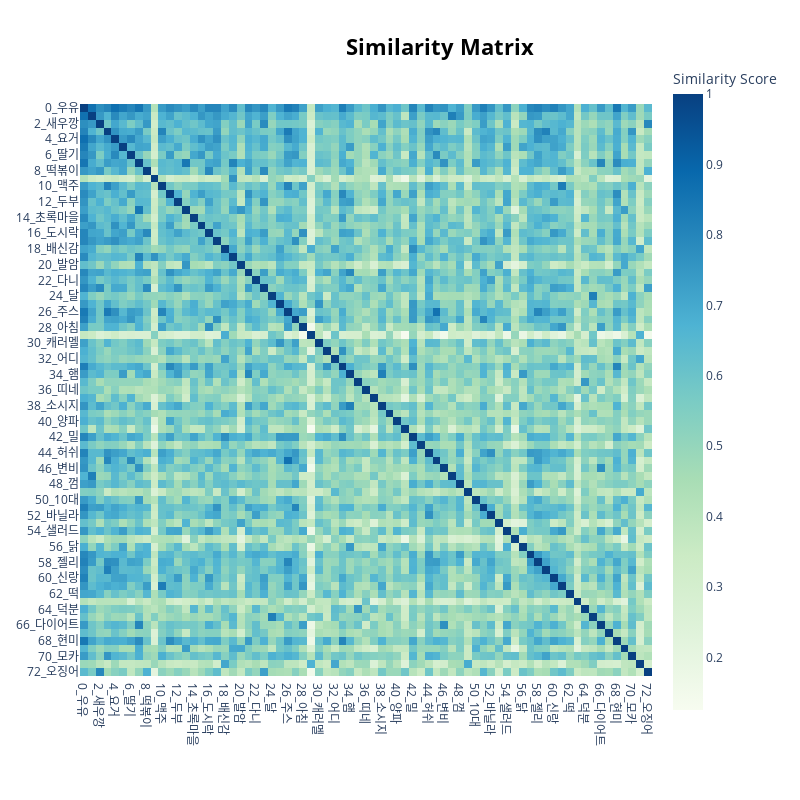

The notebook cell this image was saved under:
### Code cell
topic_model.visualize_heatmap()

### Figure 1 — Plotly figure (JSON) as saved in the notebook; plotly's stock layout.template omitted (floating-point values rounded to 4 significant figures; data arrays with more than 128 entries replaced by an {"elided": "..."} marker saying what was removed)
{"data": [{"coloraxis": "coloraxis", "hovertemplate": "x: %{x}<br>y: %{y}<br>Similarity Score: %{z}<extra></extra>", "name": "0", "type": "heatmap", "x": ["0_우유", "1_과자", "2_새우깡", "3_커피", "4_요거", "5_치즈", "6_딸기", "7_지방", "8_떡볶이", "9_위험", "10_맥주", "11_고구마", "12_두부", "13_나트륨", "14_초록마을", "15_바나나킥", "16_도시락", "17_코코넛", "18_배신감", "19_위험", "20_발암", "21_감자칩", "22_다니", "23_만두", "24_달", "25_빨간불", "26_주스", "27_아몬드", "28_아침", "29_실망", "30_캐러멜", "31_옥수수", "32_어디", "33_쌀", "34_햄", "35_노브랜드", "36_띠네", "37_아이", "38_소시지", "39_등급", "40_양파", "41_술", "42_밀", "43_남양", "44_허쉬", "45_오렌지", "46_변비", "47_장난감", "48_껌", "49_이마트", "50_10대", "51_땅콩", "52_바닐라", "53_아스파탐", "54_샐러드", "55_맞", "56_닭", "57_빼빼로", "58_젤리", "59_카누", "60_신랑", "61_안주", "62_떡", "63_지엠", "64_덕분", "65_몸", "66_다이어트", "67_손가락", "68_현미", "69_위험", "70_모카", "71_방금", "72_오징어"], "xaxis": "x", "y": ["0_우유", "1_과자", "2_새우깡", "3_커피", "4_요거", "5_치즈", "6_딸기", "7_지방", "8_떡볶이", "9_위험", "10_맥주", "11_고구마", "12_두부", "13_나트륨", "14_초록마을", "15_바나나킥", "16_도시락", "17_코코넛", "18_배신감", "19_위험", "20_발암", "21_감자칩", "22_다니", "23_만두", "24_달", "25_빨간불", "26_주스", "27_아몬드", "28_아침", "29_실망", "30_캐러멜", "31_옥수수", "32_어디", "33_쌀", "34_햄", "35_노브랜드", "36_띠네", "37_아이", "38_소시지", "39_등급", "40_양파", "41_술", "42_밀", "43_남양", "44_허쉬", "45_오렌지", "46_변비", "47_장난감", "48_껌", "49_이마트", "50_10대", "51_땅콩", "52_바닐라", "53_아스파탐", "54_샐러드", "55_맞", "56_닭", "57_빼빼로", "58_젤리", "59_카누", "60_신랑", "61_안주", "62_떡", "63_지엠", "64_덕분", "65_몸", "66_다이어트", "67_손가락", "68_현미", "69_위험", "70_모카", "71_방금", "72_오징어"], "yaxis": "y", "z": {"elided": "73x73 float values"}}], "layout": {"coloraxis": {"colorbar": {"title": {"text": "Similarity Score"}}, "colorscale": [[0, "rgb(247,252,240)"], [0.125, "rgb(224,243,219)"], [0.25, "rgb(204,235,197)"], [0.375, "rgb(168,221,181)"], [0.5, "rgb(123,204,196)"], [0.625, "rgb(78,179,211)"], [0.75, "rgb(43,140,190)"], [0.875, "rgb(8,104,172)"], [1, "rgb(8,64,129)"]]}, "height": 800, "hoverlabel": {"bgcolor": "white", "font": {"family": "Rockwell", "size": 16}}, "legend": {"title": {"text": "Trend"}}, "margin": {"t": 60}, "showlegend": true, "title": {"font": {"color": "Black", "size": 22}, "text": "<b>Similarity Matrix</b>", "x": 0.55, "xanchor": "center", "y": 0.95, "yanchor": "top"}, "width": 800, "xaxis": {"anchor": "y", "autorange": true, "constrain": "domain", "domain": [0, 1], "range": [-0.5, 72.5], "scaleanchor": "y", "type": "category"}, "yaxis": {"anchor": "x", "autorange": true, "constrain": "domain", "domain": [0.06136, 0.9386], "range": [72.5, -0.5], "type": "category"}}}
